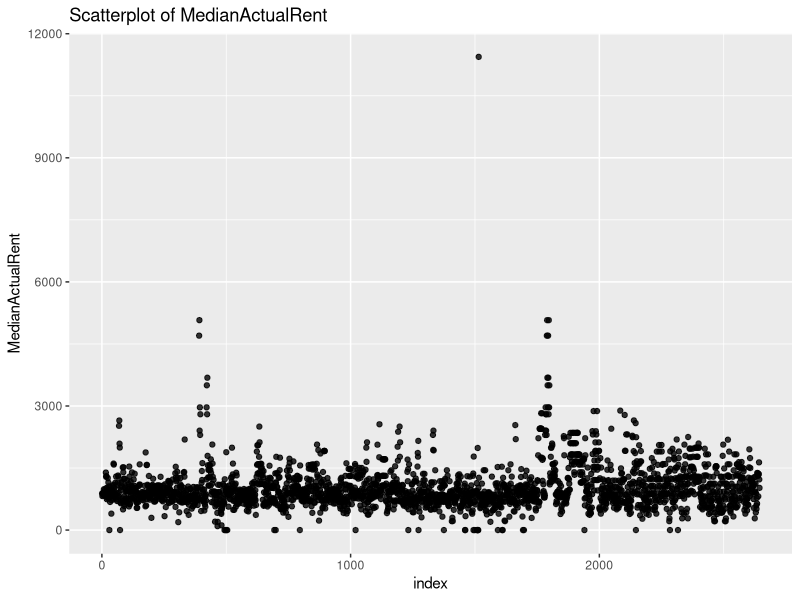

The R source for this figure:
## ---- chunk 1
library(forcats)
library(ggplot2)
project = read.csv("Housing_New_York_Units_by_Building.csv", stringsAsFactors = T, na.strings=c("----", "", "NA"))
rent = read.csv("Local_Law_44_-_Unit_Income_Rent.csv", stringsAsFactors = T, na.strings=c("", "NA"))

rent$MedianActualRent = as.numeric(gsub(",", "", rent$MedianActualRent))
# remove columns that around or more than 50% values are NAs
project = subset(project, select = -c(BIN) )

# remove rows with NAs
project = na.omit(project)
rent = na.omit(rent)

# drop unused levels and reorder levels
rent$BedroomSize = droplevels(rent$BedroomSize)
rent$BedroomSize = fct_relevel(rent$BedroomSize, "STUDIO")

# merge two data sets together
data = merge(project, rent, by.x = "Building.ID", by.y = "BuildingID")

ggplot(data, aes(1: nrow(data), MedianActualRent)) +
  geom_point(alpha = 0.8) +
  xlab("index") +
  labs(title = "Scatterplot of MedianActualRent")
